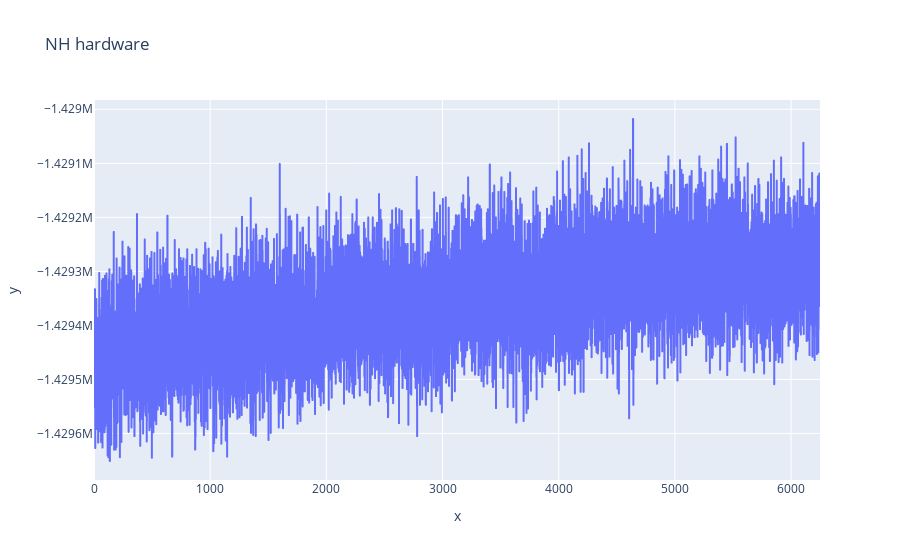

The notebook cell saved with this chart:
### Code cell
# use "subset" to view specific runs, or remove the argument to see the entire file
run = 0
subset = (df['Run'] == run)
nh_subset = df['datetime'].between(min(df.loc[subset,'datetime']),max(df.loc[subset,'datetime']))
fig = px.line(y=df[nh_subset]['ppg'], title='NH hardware')
fig.show()

### Figure 1 — Plotly figure (JSON) as saved in the notebook; plotly's stock layout.template omitted (floating-point values rounded to 4 significant figures; data arrays with more than 128 entries replaced by an {"elided": "..."} marker saying what was removed)
{"data": [{"hovertemplate": "x=%{x}<br>y=%{y}<extra></extra>", "legendgroup": "", "line": {"color": "#636efa", "dash": "solid"}, "marker": {"symbol": "circle"}, "mode": "lines", "name": "", "showlegend": false, "type": "scattergl", "x": {"elided": "6250 int values"}, "xaxis": "x", "y": {"elided": "6250 int values"}, "yaxis": "y"}], "layout": {"legend": {"tracegroupgap": 0}, "title": {"text": "NH hardware"}, "xaxis": {"anchor": "y", "domain": [0, 1], "title": {"text": "x"}}, "yaxis": {"anchor": "x", "domain": [0, 1], "title": {"text": "y"}}}}
